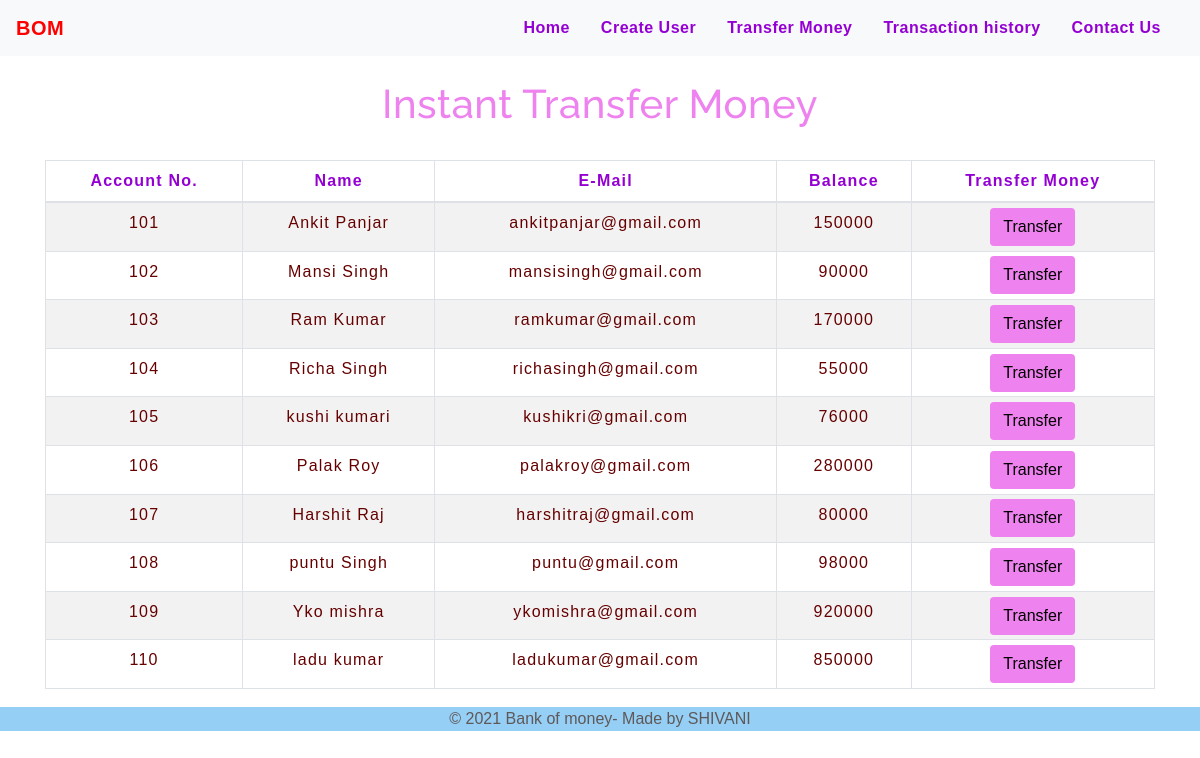
The app's page /transfermoney.php with its own data.
### tables this page shows
CREATE TABLE `users` (
  `id` int(3) NOT NULL,
  `name` text NOT NULL,
  `email` varchar(30) NOT NULL,
  `balance` int(8) NOT NULL
);

### transfermoney.php (the view, shortened to what this page needs)
<!DOCTYPE html>
<html lang="en">
<head>
    <link rel="stylesheet" href="https://maxcdn.bootstrapcdn.com/bootstrap/4.0.0/css/bootstrap.min.css">
    <link rel="stylesheet" type="text/css" href="css/table.css">
    <link rel="stylesheet" type="text/css" href="css/navbar.css">
</head>
<body class= "bg-cover" style="background: url(img/BG2.jpeg) ">
<?php
    include 'config.php';
    $sql = "SELECT * FROM users";
    $result = mysqli_query($conn,$sql);
?>
<?php
  include 'navbar.php';
?>
<div class="container">
        <h2 class="text-center pt-4" style="color : violet;">Instant Transfer Money</h2>
        <br>
            <div class="row">
                <div class="col">
                    <div class="table-responsive-sm">
                    <table class="table table-hover table-sm table-striped table-condensed table-bordered" style="border-color:violet;">
                        <thead style="color : #9400d3;">
                            <tr>
                            <th scope="col" class="text-center py-2">Account No.</th>
                            <th scope="col" class="text-center py-2">Name</th>
                            <th scope="col" class="text-center py-2">E-Mail</th>
                            <th scope="col" class="text-center py-2">Balance</th>
                            <th scope="col" class="text-center py-2">Transfer Money</th>
                            </tr>
                        </thead>
                        <tbody>
                <?php
                    while($rows=mysqli_fetch_assoc($result)){
                ?>
                    <tr style="color : #660000;">
                        <td class="py-2"><?php echo $rows['id'] ?></td>
                        <td class="py-2"><?php echo $rows['name']?></td>
                        <td class="py-2"><?php echo $rows['email']?></td>
                        <td class="py-2"><?php echo $rows['balance']?></td>
                        <td><a href="selecteduserdetail.php?id= <?php echo $rows['id'] ;?>"> <button type="button" class="btn" style="background-color : violet;">Transfer</button></a></td>
                    </tr>
                <?php
                    }
                ?>
                        </tbody>
                    </table>
                    </div>
                </div>
            </div>
         </div>
         <footer class="footer">
        <p> &copy 2021 Bank of money- Made by SHIVANI</p>
      </footer>
</body>
</html>

### navbar.php (shortened to what this page needs)
<nav class="navbar navbar-expand-md navbar-light bg-light">
<a class="navbar-brand" href="index.php" style="color : #FF0000;"><b>BOM</b></a>
<div class="collapse navbar-collapse" id="collapsibleNavbar">
      <ul class="navbar-nav ml-auto">
        <li class="nav-item">
          <a class="nav-link" href="index.php" style="color :#9400d3;"><b>Home</b></a>
        </li>
        <li class="nav-item">
          <a class="nav-link" href="createuser.php" style="color : #9400d3;"><b>Create User</b></a>
        </li>
        <li class="nav-item">
        <a class="nav-link" href="transfermoney.php" style="color : #9400d3;"><b>Transfer Money </b></a>
        </li>
        <li class="nav-item">
          <a class="nav-link" href="transactionhistory.php" style="color : #9400d3;"><b>Transaction history</b></a>
        </li>
        <li class="nav-item">
          <a class="nav-link" href="contactus.php" style="color : #9400d3;"><b>Contact Us</b></a>
        </li>
    </div>
 </nav>

### css/table.css (style rules this page uses)
* { padding: 0; margin: 0; box-sizing: border-box; font-family: sans-serif; }
h2 { font-size: 40px; }
table { letter-spacing: 1.2px; }
td { text-align: center; }
button { border:none; background: #39556e; transition: 1s; }

### css/navbar.css (style rules this page uses)
.nav-link { margin-right: 15px; color: #4C4B4B; letter-spacing: 0.5px; transition: 0.5s; }
.navbar-brand { color: #4c4b4c; letter-spacing: 0.5px; }
h2 { color: #4C4B4B; letter-spacing: 0.5px; font-family: raleway; }

### transfermoney.php (style rules this page uses)
button { transition: 1.5s; }
.footer { left: 0; bottom: 0; width: 100%; background-color: rgb(149, 207, 245); color: rgb(95, 88, 88); text-align: center; margin-top: 2px; }
.bg-cover { background-size: cover !important; }

### records on screen
users: id "101", name "Ankit Panjar", email "ankitpanjar@gmail.com", balance "150000"
users: id "102", name "Mansi Singh", email "mansisingh@gmail.com", balance "90000"
users: id "103", name "Ram Kumar", email "ramkumar@gmail.com", balance "170000"
users: id "104", name "Richa Singh", email "richasingh@gmail.com", balance "55000"
users: id "105", name "kushi kumari", email "kushikri@gmail.com", balance "76000"
users: id "106", name "Palak Roy", email "palakroy@gmail.com", balance "280000"
users: id "107", name "Harshit Raj", email "harshitraj@gmail.com", balance "80000"
users: id "108", name "puntu Singh", email "puntu@gmail.com", balance "98000"
users: id "109", name "Yko mishra", email "ykomishra@gmail.com", balance "920000"
users: id "110", name "ladu kumar", email "ladukumar@gmail.com", balance "850000"
